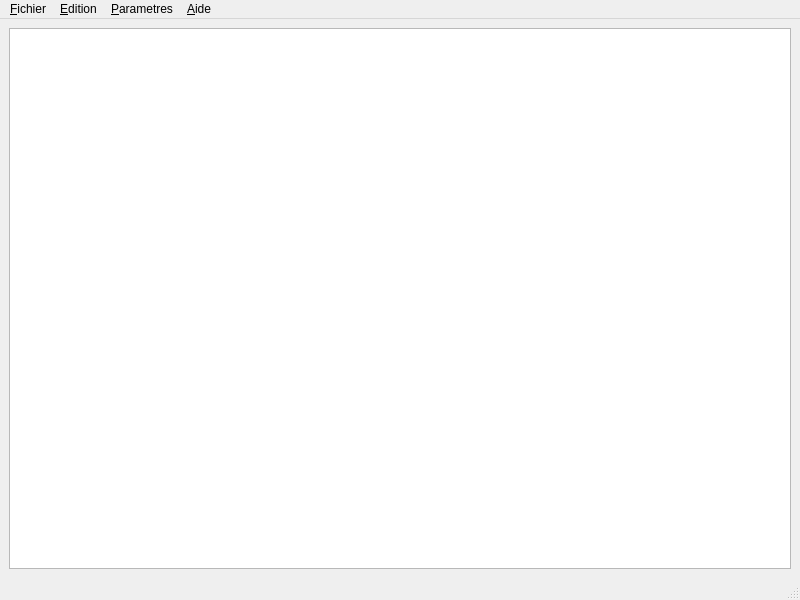
<?xml version="1.0" encoding="UTF-8"?>
<ui version="4.0">
 <class>MainWindow</class>
 <widget class="QMainWindow" name="MainWindow">
  <property name="geometry">
   <rect>
    <x>0</x>
    <y>0</y>
    <width>800</width>
    <height>600</height>
   </rect>
  </property>
  <property name="windowTitle">
   <string>BlocNote</string>
  </property>
  <widget class="QWidget" name="centralwidget">
   <layout class="QGridLayout" name="gridLayout">
    <item row="0" column="0">
     <widget class="QTextEdit" name="textEdit"/>
    </item>
   </layout>
  </widget>
  <widget class="QMenuBar" name="menubar">
   <property name="geometry">
    <rect>
     <x>0</x>
     <y>0</y>
     <width>800</width>
     <height>22</height>
    </rect>
   </property>
   <widget class="QMenu" name="menu_Fichier">
    <property name="title">
     <string>&amp;Fichier</string>
    </property>
    <addaction name="actionNouveau"/>
    <addaction name="actionOuvrir"/>
    <addaction name="separator"/>
    <addaction name="actionEnregistrer"/>
    <addaction name="actionEnregistrer_sous"/>
    <addaction name="separator"/>
    <addaction name="actionQuitter"/>
   </widget>
   <widget class="QMenu" name="menu_Edition">
    <property name="title">
     <string>&amp;Edition</string>
    </property>
    <addaction name="actionRetour"/>
    <addaction name="actionAvancer"/>
    <addaction name="separator"/>
    <addaction name="actionCopier"/>
    <addaction name="actionCouper"/>
    <addaction name="actionColler"/>
    <addaction name="separator"/>
    <addaction name="actionSelectionner_tout"/>
   </widget>
   <widget class="QMenu" name="menuAide">
    <property name="title">
     <string>&amp;Aide</string>
    </property>
    <addaction name="actionA_Propos"/>
    <addaction name="separator"/>
    <addaction name="actionA_Propos_de_Qt"/>
   </widget>
   <widget class="QMenu" name="menu_Parametres">
    <property name="title">
     <string>&amp;Parametres</string>
    </property>
    <addaction name="actionPolice_de_caractere"/>
    <addaction name="actionCouleur_de_fond"/>
    <addaction name="actionCouleur_du_texte"/>
    <addaction name="separator"/>
    <addaction name="actionLecture_seule"/>
   </widget>
   <addaction name="menu_Fichier"/>
   <addaction name="menu_Edition"/>
   <addaction name="menu_Parametres"/>
   <addaction name="menuAide"/>
  </widget>
  <widget class="QStatusBar" name="statusbar"/>
  <action name="actionNouveau">
   <property name="icon">
    <iconset theme="document-new">
     <normaloff>../../../.designer/backup</normaloff>../../../.designer/backup</iconset>
   </property>
   <property name="text">
    <string>Nouveau</string>
   </property>
   <property name="shortcut">
    <string>Ctrl+N</string>
   </property>
  </action>
  <action name="actionOuvrir">
   <property name="icon">
    <iconset theme="document-open">
     <normaloff>../../../.designer/backup</normaloff>../../../.designer/backup</iconset>
   </property>
   <property name="text">
    <string>Ouvrir</string>
   </property>
   <property name="shortcut">
    <string>Ctrl+O</string>
   </property>
  </action>
  <action name="actionEnregistrer">
   <property name="icon">
    <iconset theme="document-save">
     <normaloff>../../../.designer/backup</normaloff>../../../.designer/backup</iconset>
   </property>
   <property name="text">
    <string>Enregistrer</string>
   </property>
   <property name="shortcut">
    <string>Ctrl+S</string>
   </property>
  </action>
  <action name="actionEnregistrer_sous">
   <property name="icon">
    <iconset theme="document-save-as">
     <normaloff>../../../.designer/backup</normaloff>../../../.designer/backup</iconset>
   </property>
   <property name="text">
    <string>Enregistrer sous</string>
   </property>
   <property name="shortcut">
    <string>Ctrl+Shift+S</string>
   </property>
  </action>
  <action name="actionQuitter">
   <property name="icon">
    <iconset theme="document-close">
     <normaloff>../../../.designer/backup</normaloff>../../../.designer/backup</iconset>
   </property>
   <property name="text">
    <string>Quitter</string>
   </property>
   <property name="shortcut">
    <string>Ctrl+Q</string>
   </property>
  </action>
  <action name="actionRetour">
   <property name="text">
    <string>Retour</string>
   </property>
   <property name="shortcut">
    <string>Ctrl+Z</string>
   </property>
  </action>
  <action name="actionAvancer">
   <property name="text">
    <string>Avancer</string>
   </property>
   <property name="shortcut">
    <string>Ctrl+Shift+Z</string>
   </property>
  </action>
  <action name="actionCopier">
   <property name="text">
    <string>Copier</string>
   </property>
   <property name="shortcut">
    <string>Ctrl+C</string>
   </property>
  </action>
  <action name="actionCouper">
   <property name="text">
    <string>Couper</string>
   </property>
   <property name="shortcut">
    <string>Ctrl+X</string>
   </property>
  </action>
  <action name="actionColler">
   <property name="text">
    <string>Coller</string>
   </property>
   <property name="shortcut">
    <string>Ctrl+V</string>
   </property>
  </action>
  <action name="actionSelectionner_tout">
   <property name="text">
    <string>Selectionner tout</string>
   </property>
   <property name="shortcut">
    <string>Ctrl+A</string>
   </property>
  </action>
  <action name="actionA_Propos">
   <property name="text">
    <string>A Propos</string>
   </property>
  </action>
  <action name="actionA_Propos_de_Qt">
   <property name="text">
    <string>A Propos de Qt</string>
   </property>
  </action>
  <action name="actionPolice_de_caractere">
   <property name="text">
    <string>Police de caractere</string>
   </property>
  </action>
  <action name="actionCouleur_de_fond">
   <property name="text">
    <string>Couleur de fond</string>
   </property>
  </action>
  <action name="actionCouleur_du_texte">
   <property name="text">
    <string>Couleur du texte</string>
   </property>
  </action>
  <action name="actionLecture_seule">
   <property name="checkable">
    <bool>true</bool>
   </property>
   <property name="text">
    <string>Lecture seule</string>
   </property>
  </action>
 </widget>
 <resources/>
 <connections/>
</ui>
